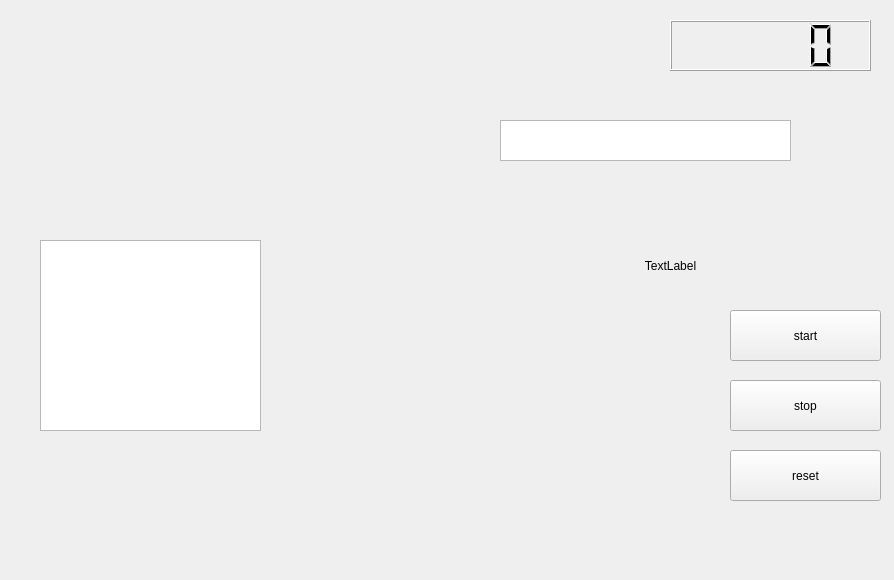
<?xml version="1.0" encoding="UTF-8"?>
<ui version="4.0">
 <class>Form</class>
 <widget class="QWidget" name="Form">
  <property name="geometry">
   <rect>
    <x>0</x>
    <y>0</y>
    <width>894</width>
    <height>580</height>
   </rect>
  </property>
  <property name="windowTitle">
   <string>Form</string>
  </property>
  <widget class="QGraphicsView" name="graphicsView">
   <property name="geometry">
    <rect>
     <x>40</x>
     <y>240</y>
     <width>221</width>
     <height>191</height>
    </rect>
   </property>
  </widget>
  <widget class="QTextBrowser" name="textBrowser">
   <property name="geometry">
    <rect>
     <x>500</x>
     <y>120</y>
     <width>291</width>
     <height>41</height>
    </rect>
   </property>
  </widget>
  <widget class="QLCDNumber" name="lcdNumber">
   <property name="geometry">
    <rect>
     <x>670</x>
     <y>20</y>
     <width>201</width>
     <height>51</height>
    </rect>
   </property>
  </widget>
  <widget class="QPushButton" name="pushButton_start">
   <property name="geometry">
    <rect>
     <x>730</x>
     <y>310</y>
     <width>151</width>
     <height>51</height>
    </rect>
   </property>
   <property name="text">
    <string>start</string>
   </property>
  </widget>
  <widget class="QPushButton" name="pushButton_stop">
   <property name="geometry">
    <rect>
     <x>730</x>
     <y>380</y>
     <width>151</width>
     <height>51</height>
    </rect>
   </property>
   <property name="text">
    <string>stop</string>
   </property>
  </widget>
  <widget class="QPushButton" name="pushButton_reset">
   <property name="geometry">
    <rect>
     <x>730</x>
     <y>450</y>
     <width>151</width>
     <height>51</height>
    </rect>
   </property>
   <property name="text">
    <string>reset</string>
   </property>
  </widget>
  <widget class="QLabel" name="label">
   <property name="geometry">
    <rect>
     <x>530</x>
     <y>240</y>
     <width>281</width>
     <height>51</height>
    </rect>
   </property>
   <property name="text">
    <string>TextLabel</string>
   </property>
   <property name="alignment">
    <set>Qt::AlignCenter</set>
   </property>
  </widget>
 </widget>
 <resources/>
 <connections/>
</ui>
